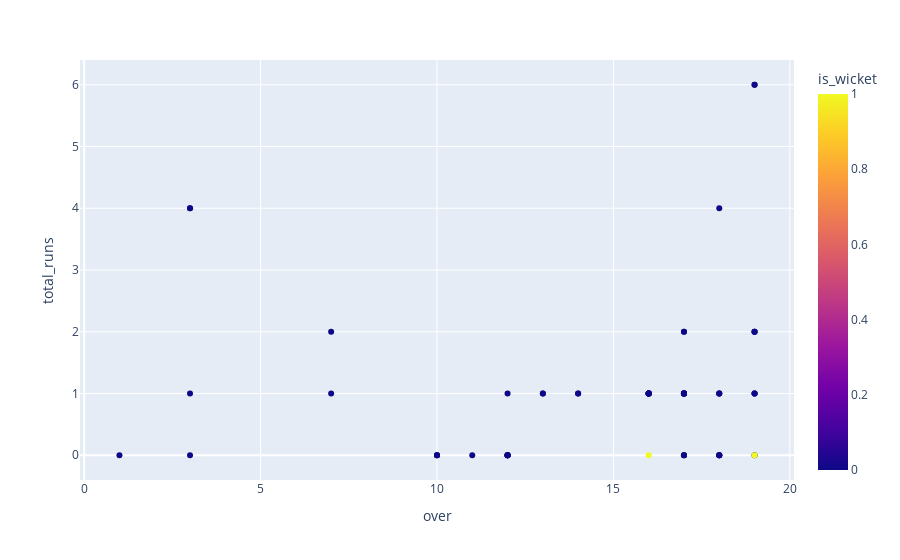

Notebook source saved alongside this figure:
### Code cell
DHONIvBUMRAH = ds[ds['batter'].isin(['MS Dhoni'])& (ds['bowler'] == 'JJ Bumrah')]
fig = px.scatter(data_frame=DHONIvBUMRAH,x='over',y='total_runs',color='is_wicket')
fig.show()

### Figure 1 — Plotly figure (JSON) as saved in the notebook; plotly's stock layout.template omitted (floating-point values rounded to 4 significant figures)
{"data": [{"hovertemplate": "over=%{x}<br>total_runs=%{y}<br>is_wicket=%{marker.color}<extra></extra>", "legendgroup": "", "marker": {"color": [0, 0, 0, 0, 0, 0, 0, 1, 0, 0, 0, 0, 0, 0, 0, 0, 1, 0, 0, 0, 0, 0, 0, 0, 0, 0, 1, 1, 0, 0, 0, 0, 0, 0, 0, 0, 0, 0, 0, 0, 0, 0, 0, 0, 0, 0, 0, 0, 0, 0, 0, 0, 0, 0, 0, 0, 0, 0, 0, 0, 0, 0, 0, 0], "coloraxis": "coloraxis", "symbol": "circle"}, "mode": "markers", "name": "", "orientation": "v", "showlegend": false, "type": "scatter", "x": [17, 17, 17, 17, 17, 17, 17, 19, 16, 18, 18, 18, 18, 18, 14, 14, 17, 13, 13, 17, 17, 17, 19, 19, 19, 19, 19, 16, 7, 7, 12, 12, 12, 12, 16, 16, 16, 12, 12, 12, 17, 17, 17, 19, 19, 19, 19, 19, 10, 10, 10, 18, 18, 1, 3, 3, 3, 3, 16, 16, 16, 16, 18, 11], "xaxis": "x", "y": [1, 2, 1, 1, 1, 2, 1, 0, 1, 1, 0, 0, 4, 1, 1, 1, 0, 1, 1, 0, 0, 1, 6, 2, 6, 0, 0, 0, 2, 1, 0, 0, 0, 0, 1, 1, 1, 0, 1, 0, 1, 0, 1, 1, 2, 1, 2, 1, 0, 0, 0, 0, 0, 0, 4, 0, 4, 1, 1, 1, 1, 1, 1, 0], "yaxis": "y"}], "layout": {"coloraxis": {"colorbar": {"title": {"text": "is_wicket"}}, "colorscale": [[0, "#0d0887"], [0.1111, "#46039f"], [0.2222, "#7201a8"], [0.3333, "#9c179e"], [0.4444, "#bd3786"], [0.5556, "#d8576b"], [0.6667, "#ed7953"], [0.7778, "#fb9f3a"], [0.8889, "#fdca26"], [1, "#f0f921"]]}, "legend": {"tracegroupgap": 0}, "margin": {"t": 60}, "xaxis": {"anchor": "y", "domain": [0, 1], "title": {"text": "over"}}, "yaxis": {"anchor": "x", "domain": [0, 1], "title": {"text": "total_runs"}}}}
